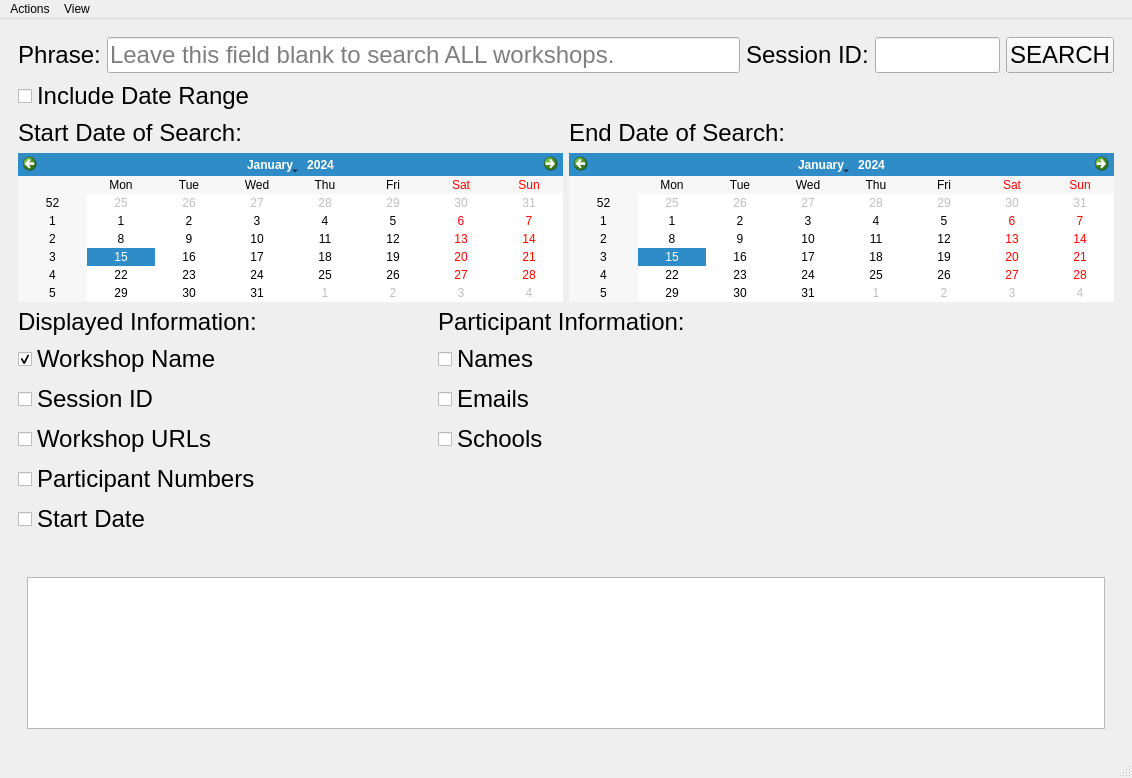
<?xml version="1.0" encoding="UTF-8"?>
<ui version="4.0">
 <class>MainWindow</class>
 <widget class="QMainWindow" name="MainWindow">
  <property name="geometry">
   <rect>
    <x>0</x>
    <y>0</y>
    <width>1132</width>
    <height>778</height>
   </rect>
  </property>
  <property name="windowTitle">
   <string>Workshop App</string>
  </property>
  <property name="windowIcon">
   <iconset>
    <normaloff>:/Logo/2018_CS_Logo_Square.png</normaloff>:/Logo/2018_CS_Logo_Square.png</iconset>
  </property>
  <property name="styleSheet">
   <string notr="true"/>
  </property>
  <widget class="QWidget" name="centralwidget">
   <layout class="QVBoxLayout" name="verticalLayout">
    <item>
     <widget class="QFrame" name="frame">
      <property name="frameShape">
       <enum>QFrame::NoFrame</enum>
      </property>
      <property name="frameShadow">
       <enum>QFrame::Raised</enum>
      </property>
      <layout class="QVBoxLayout" name="verticalLayout_8">
       <item>
        <layout class="QVBoxLayout" name="verticalLayout_7">
         <item>
          <layout class="QVBoxLayout" name="verticalLayout_6">
           <item>
            <layout class="QHBoxLayout" name="horizontalLayout">
             <item>
              <widget class="QLabel" name="labelPhrase">
               <property name="font">
                <font>
                 <pointsize>18</pointsize>
                </font>
               </property>
               <property name="text">
                <string>Phrase:</string>
               </property>
               <property name="alignment">
                <set>Qt::AlignCenter</set>
               </property>
              </widget>
             </item>
             <item>
              <widget class="QLineEdit" name="lineEditPhrase">
               <property name="font">
                <font>
                 <pointsize>18</pointsize>
                </font>
               </property>
               <property name="placeholderText">
                <string>Leave this field blank to search ALL workshops.</string>
               </property>
              </widget>
             </item>
             <item>
              <widget class="QLabel" name="labelWorkshopID">
               <property name="font">
                <font>
                 <pointsize>18</pointsize>
                </font>
               </property>
               <property name="text">
                <string>Session ID:</string>
               </property>
              </widget>
             </item>
             <item>
              <widget class="QLineEdit" name="lineEditWorkshopID">
               <property name="maximumSize">
                <size>
                 <width>125</width>
                 <height>16777215</height>
                </size>
               </property>
               <property name="font">
                <font>
                 <pointsize>18</pointsize>
                </font>
               </property>
               <property name="inputMask">
                <string/>
               </property>
               <property name="maxLength">
                <number>6</number>
               </property>
              </widget>
             </item>
             <item>
              <widget class="QPushButton" name="buttonGetWorkshops">
               <property name="font">
                <font>
                 <pointsize>18</pointsize>
                </font>
               </property>
               <property name="text">
                <string>SEARCH</string>
               </property>
              </widget>
             </item>
            </layout>
           </item>
           <item>
            <widget class="QCheckBox" name="checkBoxUseDate">
             <property name="font">
              <font>
               <pointsize>18</pointsize>
              </font>
             </property>
             <property name="text">
              <string>Include Date Range</string>
             </property>
            </widget>
           </item>
           <item>
            <layout class="QHBoxLayout" name="horizontalLayout_4">
             <item>
              <widget class="QLabel" name="startDateLabel">
               <property name="font">
                <font>
                 <pointsize>18</pointsize>
                </font>
               </property>
               <property name="text">
                <string>Start Date of Search:</string>
               </property>
              </widget>
             </item>
             <item>
              <widget class="QLabel" name="endDateLabel">
               <property name="font">
                <font>
                 <pointsize>18</pointsize>
                </font>
               </property>
               <property name="text">
                <string>End Date of Search:</string>
               </property>
              </widget>
             </item>
            </layout>
           </item>
           <item>
            <layout class="QHBoxLayout" name="horizontalLayout_3">
             <item>
              <widget class="QCalendarWidget" name="calendarWidget_StartDate">
               <property name="maximumSize">
                <size>
                 <width>16777215</width>
                 <height>16777215</height>
                </size>
               </property>
              </widget>
             </item>
             <item>
              <widget class="QCalendarWidget" name="calendarWidget_EndDate">
               <property name="maximumSize">
                <size>
                 <width>16777215</width>
                 <height>16777215</height>
                </size>
               </property>
              </widget>
             </item>
            </layout>
           </item>
           <item>
            <layout class="QHBoxLayout" name="horizontalLayout_2">
             <property name="sizeConstraint">
              <enum>QLayout::SetDefaultConstraint</enum>
             </property>
             <property name="leftMargin">
              <number>0</number>
             </property>
             <item>
              <layout class="QVBoxLayout" name="verticalLayout_3">
               <item>
                <widget class="QLabel" name="label_2">
                 <property name="font">
                  <font>
                   <pointsize>18</pointsize>
                  </font>
                 </property>
                 <property name="text">
                  <string>Displayed Information:</string>
                 </property>
                </widget>
               </item>
               <item>
                <widget class="QCheckBox" name="checkBoxWsName">
                 <property name="font">
                  <font>
                   <pointsize>18</pointsize>
                  </font>
                 </property>
                 <property name="text">
                  <string>Workshop Name</string>
                 </property>
                 <property name="checked">
                  <bool>true</bool>
                 </property>
                </widget>
               </item>
               <item>
                <widget class="QCheckBox" name="checkBoxWsID">
                 <property name="font">
                  <font>
                   <pointsize>18</pointsize>
                  </font>
                 </property>
                 <property name="text">
                  <string>Session ID</string>
                 </property>
                </widget>
               </item>
               <item>
                <widget class="QCheckBox" name="checkBoxWsURL">
                 <property name="font">
                  <font>
                   <pointsize>18</pointsize>
                  </font>
                 </property>
                 <property name="text">
                  <string>Workshop URLs</string>
                 </property>
                </widget>
               </item>
               <item>
                <widget class="QCheckBox" name="checkBoxWsPartNumbers">
                 <property name="font">
                  <font>
                   <pointsize>18</pointsize>
                  </font>
                 </property>
                 <property name="text">
                  <string>Participant Numbers</string>
                 </property>
                </widget>
               </item>
               <item>
                <widget class="QCheckBox" name="checkBoxWsStartDate">
                 <property name="font">
                  <font>
                   <pointsize>18</pointsize>
                  </font>
                 </property>
                 <property name="text">
                  <string>Start Date</string>
                 </property>
                </widget>
               </item>
               <item>
                <widget class="QFrame" name="frame_3">
                 <property name="minimumSize">
                  <size>
                   <width>0</width>
                   <height>0</height>
                  </size>
                 </property>
                 <property name="frameShape">
                  <enum>QFrame::NoFrame</enum>
                 </property>
                 <property name="frameShadow">
                  <enum>QFrame::Raised</enum>
                 </property>
                </widget>
               </item>
              </layout>
             </item>
             <item>
              <layout class="QVBoxLayout" name="verticalLayout_4">
               <item>
                <widget class="QLabel" name="participantLabel">
                 <property name="font">
                  <font>
                   <pointsize>18</pointsize>
                  </font>
                 </property>
                 <property name="text">
                  <string>Participant Information:</string>
                 </property>
                 <property name="alignment">
                  <set>Qt::AlignLeading|Qt::AlignLeft|Qt::AlignVCenter</set>
                 </property>
                </widget>
               </item>
               <item>
                <widget class="QCheckBox" name="checkBoxNames">
                 <property name="font">
                  <font>
                   <pointsize>18</pointsize>
                  </font>
                 </property>
                 <property name="text">
                  <string>Names</string>
                 </property>
                </widget>
               </item>
               <item>
                <widget class="QCheckBox" name="checkBoxEmails">
                 <property name="font">
                  <font>
                   <pointsize>18</pointsize>
                  </font>
                 </property>
                 <property name="text">
                  <string>Emails</string>
                 </property>
                </widget>
               </item>
               <item>
                <widget class="QCheckBox" name="checkBoxSchools">
                 <property name="font">
                  <font>
                   <pointsize>18</pointsize>
                  </font>
                 </property>
                 <property name="text">
                  <string>Schools</string>
                 </property>
                </widget>
               </item>
               <item>
                <widget class="QFrame" name="frame_2">
                 <property name="minimumSize">
                  <size>
                   <width>0</width>
                   <height>100</height>
                  </size>
                 </property>
                 <property name="frameShape">
                  <enum>QFrame::NoFrame</enum>
                 </property>
                 <property name="frameShadow">
                  <enum>QFrame::Plain</enum>
                 </property>
                </widget>
               </item>
              </layout>
             </item>
             <item>
              <widget class="QLabel" name="label">
               <property name="maximumSize">
                <size>
                 <width>256</width>
                 <height>256</height>
                </size>
               </property>
               <property name="styleSheet">
                <string notr="true"/>
               </property>
               <property name="text">
                <string/>
               </property>
               <property name="pixmap">
                <pixmap>logo.png</pixmap>
               </property>
               <property name="scaledContents">
                <bool>true</bool>
               </property>
              </widget>
             </item>
            </layout>
           </item>
          </layout>
         </item>
         <item>
          <layout class="QVBoxLayout" name="verticalLayout_5">
           <item>
            <widget class="QScrollArea" name="scrollArea">
             <property name="frameShape">
              <enum>QFrame::NoFrame</enum>
             </property>
             <property name="widgetResizable">
              <bool>true</bool>
             </property>
             <widget class="QWidget" name="scrollAreaWidgetContents">
              <property name="geometry">
               <rect>
                <x>0</x>
                <y>0</y>
                <width>1092</width>
                <height>119</height>
               </rect>
              </property>
              <layout class="QVBoxLayout" name="verticalLayout_2">
               <item>
                <widget class="QTextEdit" name="textOutputField"/>
               </item>
              </layout>
             </widget>
            </widget>
           </item>
          </layout>
         </item>
        </layout>
       </item>
      </layout>
     </widget>
    </item>
   </layout>
  </widget>
  <widget class="QMenuBar" name="menubar">
   <property name="geometry">
    <rect>
     <x>0</x>
     <y>0</y>
     <width>1132</width>
     <height>21</height>
    </rect>
   </property>
   <widget class="QMenu" name="menuActions">
    <property name="title">
     <string>Actions</string>
    </property>
    <addaction name="actionUpdate_Credentials"/>
    <addaction name="actionUpdate_Database"/>
    <addaction name="actionExport_Workshops_Info"/>
   </widget>
   <widget class="QMenu" name="menuView">
    <property name="title">
     <string>View</string>
    </property>
    <addaction name="actionIncrease_CTRL"/>
    <addaction name="actionDecrease_CTRL"/>
   </widget>
   <addaction name="menuActions"/>
   <addaction name="menuView"/>
  </widget>
  <widget class="QStatusBar" name="statusbar"/>
  <action name="actionIncrease_CTRL">
   <property name="text">
    <string>Increase Font</string>
   </property>
   <property name="shortcut">
    <string>Ctrl+=</string>
   </property>
  </action>
  <action name="actionDecrease_CTRL">
   <property name="text">
    <string>Decrease Font</string>
   </property>
   <property name="shortcut">
    <string>Ctrl+-</string>
   </property>
  </action>
  <action name="actionUpdate_Credentials">
   <property name="text">
    <string>Update Credentials</string>
   </property>
  </action>
  <action name="actionUpdate_Database">
   <property name="text">
    <string>Update Database</string>
   </property>
  </action>
  <action name="actionExport_Workshops_Info">
   <property name="text">
    <string>Export Workshops Info</string>
   </property>
  </action>
 </widget>
 <resources>
  <include location="Resources/graphics.qrc"/>
 </resources>
 <connections/>
</ui>
